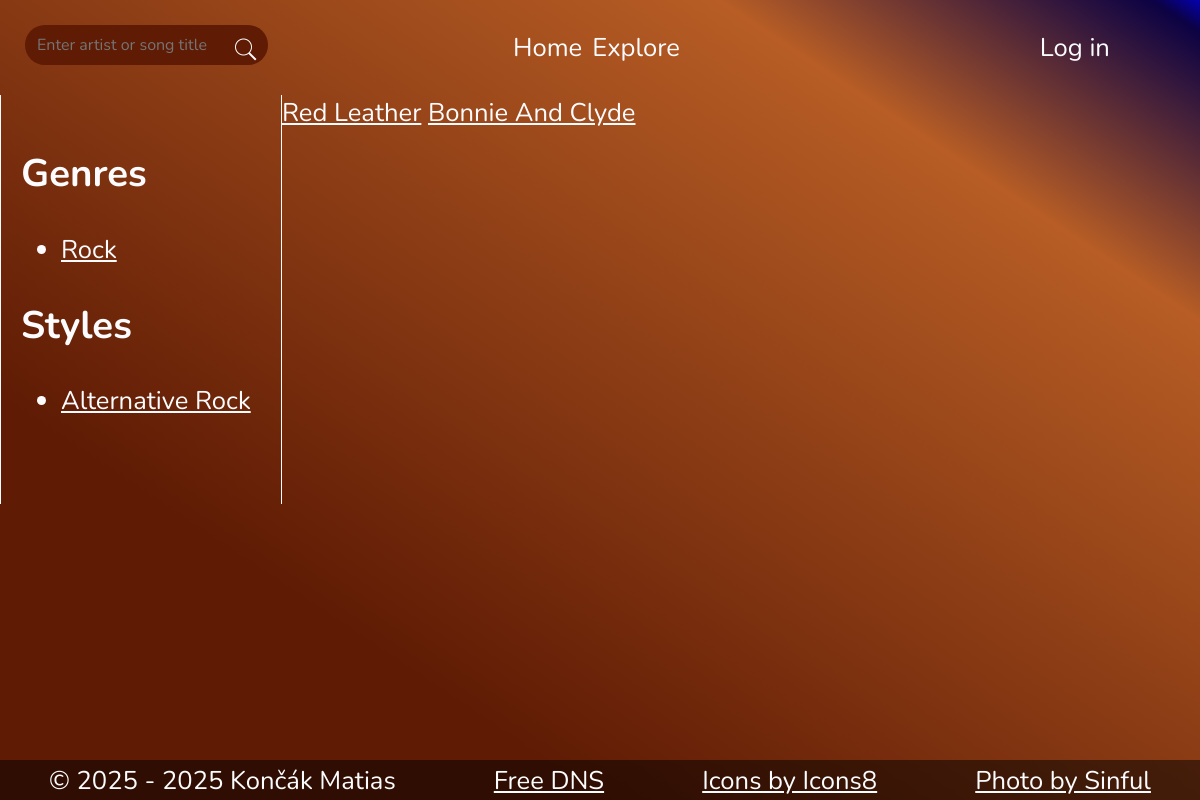
/explore, run on the app's committed database.
### tables this page shows
CREATE TABLE `genres` (
  `genreID` int(11) NOT NULL,
  `name` varchar(20) NOT NULL
);

CREATE TABLE `styles` (
  `styleID` int(11) NOT NULL,
  `name` varchar(30) NOT NULL
);

CREATE TABLE `songs` (
  `songID` int(11) NOT NULL,
  `title` varchar(40) NOT NULL,
  `lyrics` text NOT NULL,
  `colorHex` char(7) NOT NULL,
  `artistID` int(11) NOT NULL,
  `genreID` int(11) NOT NULL,
  `styleID` int(11) NOT NULL,
  `songSlug` varchar(80) NOT NULL,
  `hasFeat` bit(1) NOT NULL DEFAULT b'0',
  `createdBy` int(11) NOT NULL,
  `isPublic` bit(1) NOT NULL DEFAULT b'0',
  `creationTimestamp` timestamp NOT NULL DEFAULT current_timestamp()
);

CREATE TABLE `artists` (
  `artistID` int(11) NOT NULL,
  `name` varchar(60) NOT NULL,
  `artistSlug` varchar(60) NOT NULL
);

### public/list.php (called while the page is built, shortened)
<?php
require_once __DIR__ . "/../includes/models/song.php";
$songs = fill(getSongs($conn, $_GET["searchTerm"]??null, $_GET["genre"]??null, $_GET["style"]??null));
$genres = fill(getGenres($conn));
$styles = fill(getStyles($conn));
require_once __DIR__ . "/../views/layouts/html_head.phtml";
require_once __DIR__ . "/../views/layouts/song_list.phtml";
require_once __DIR__ . "/../views/layouts/html_foot.phtml";

### includes/models/song.php (called while the page is built, shortened)
<?php
function getSongs($db, $search = null, $genre = null, $style = null): mysqli_result|bool {
    $searchQuery = "
        SELECT songs.*, artists.name AS artistName, artists.artistID AS artistID, artists.artistSlug AS artistSlug
        FROM songs, artists
        WHERE 1=1 AND songs.isPublic = 1 AND songs.artistID = artists.artistID
    ";
    $params = [];
    $searchTerm = $search;
    $songs = mysqli_execute_query($db, $searchQuery, $params);
    return $songs;
}
function getGenres($db): mysqli_result|bool {
    $genresQuery = "
        SELECT genres.*
        FROM genres
    ";
    $genres = mysqli_execute_query($db, $genresQuery);
    return $genres;
}
function getStyles($db): mysqli_result|bool {
    $stylesQuery = "
        SELECT styles.*
        FROM styles
    ";
    $styles = mysqli_execute_query($db, $stylesQuery);
    return $styles;
}

### includes/helpers.php (called while the page is built, shortened)
<?php
function fill($arr): mysqli_result|array {
    return $arr;
}

### views/layouts/song_list.phtml (the view)
<div class="content explore-content">
    <?php require_once __DIR__ . '/sidebar.phtml'; ?>
    <div class="song-list">
        <?php foreach($songs as $song){ ?>
        <div class="song-card">
            <a class="song-artist" href="/artists/<?=$song["artistSlug"]?>"><?=$song["artistName"]?></a>
            <a class="song-name"  href="/songs/<?=$song["songSlug"]?>"><?=$song["title"]?></a>
        </div>
        <?php } ?>
    </div>
</div>

### views/layouts/sidebar.phtml (shortened to what this page needs)
<div class="sidebar">
    <div class="genre-list">
        <h2 class="genre-list-header">Genres</h2>
        <ul class="genre-list-ul">
            <?php foreach($genres as $genre) { ?>
            <li class="genre-list-item">
                <a class="genre-list-link" href="/search?genre=<?=$genre["genreID"]?>"><?=$genre["name"]?></a>
            </li>
            <?php } ?>
        </ul>
    </div>
    <div class="style-list">
        <h2 class="style-list-header">Styles</h2>
        <ul class="style-list-ul">
            <?php foreach($styles as $style) { ?>
            <li class="style-list-item">
                <a class="style-list-link" href="/search?style=<?=$style["styleID"]?>"><?=$style["name"]?></a>
            </li>
            <?php } ?>
        </ul>
    </div>
</div>

### public/assets/css/general.css (style rules this page uses)
html { overflow-x: hidden; height: 100%; margin: 0; padding: 0; }
body { height: 100%; display: flex; flex-direction: column; margin: 0; padding: 0; font-size: 1.6rem; font-family: "Nunito", sans-serif; background-image: linear-gradient(to bottom left, #0401b0 0%, #0c0244 2%, #b75d25 20%, #5f1b04 75%); background-repeat: no-repeat; background-attachment: fixed; background-size: cover; color: #fcfcfe; }
a { color: #fcfcfe; }

### public/assets/css/explore.css (style rules this page uses)
.explore-content { display: flex; }
.sidebar { width: 20%; height: 100%; border: 1px solid #fcfcfe; border-top: none; border-bottom: none; padding: 20px; }
.song-card { width: 100%; }

### data on the page
genres: name "Rock"
styles: name "Alternative Rock"
songs: artistID.name "Red Leather", title "Bonnie And Clyde"
